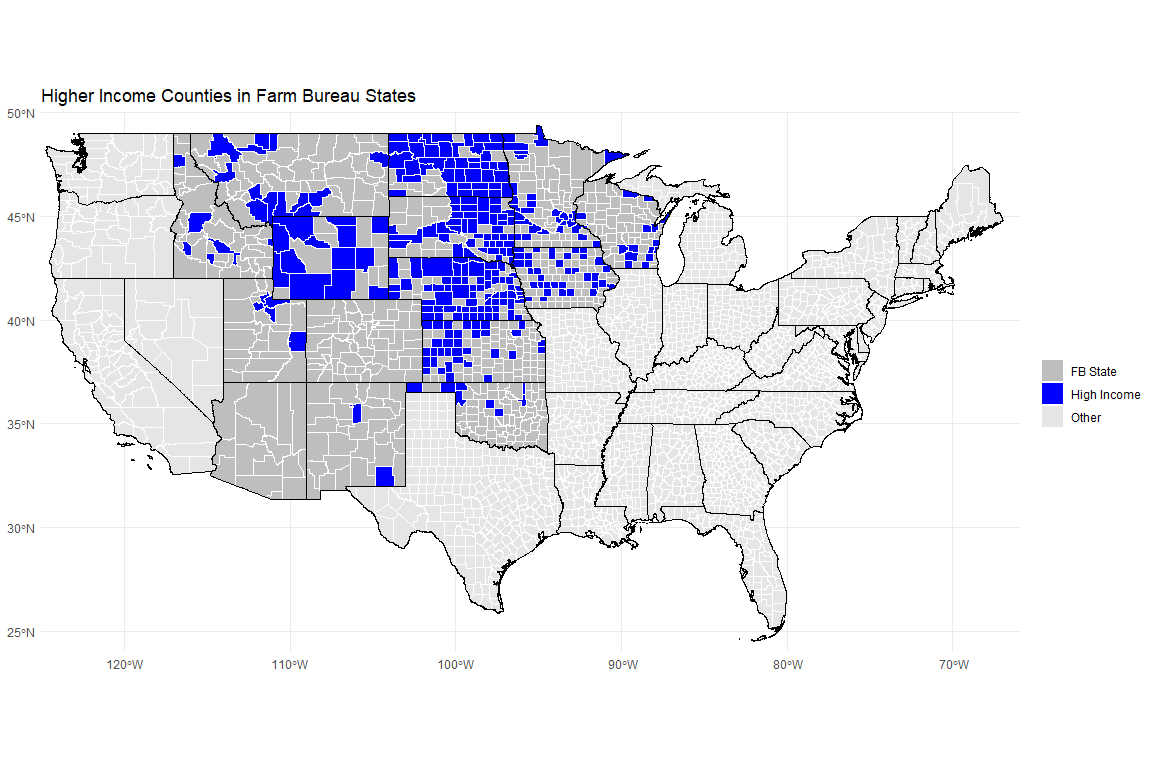

Source code (R):
## FIPS map
library(tigris)
library(dplyr)
library(ggplot2)
library(sf)
library(RColorBrewer)
library(plotly)


# Your list of FIPS codes (example)
target_fips <- read.table("fips.txt", header = TRUE)$FIPS  # Replace with your actual codes
target_states <- c("MN","IA","SD","NE","KS","NM","AZ","UT","ND","WI","OK","WY","MT", "ID","CO")

options(tigris_use_cache = TRUE)
counties_sf <- counties(cb = TRUE, year = 2020, class = "sf")

# Get state shapefiles (for borders)
states_sf <- states(cb = TRUE, year = 2020, class = "sf")

# Exclude Alaska (FIPS state = 02), Hawaii (15), Puerto Rico (72)
counties_sf <- counties_sf %>%
     filter(!STATEFP %in% c("02", "15", "72"))

# Flag selected counties
counties_sf <- counties_sf %>%
     mutate(is_target = ifelse(GEOID %in% target_fips, "High Income", ifelse(STUSPS %in% target_states, "FB State", "Other")))

# Plot
ggplot(counties_sf) +
     geom_sf(aes(fill = is_target), color = "white", size = 0.1) +
     scale_fill_manual(values = c("High Income" = "blue", "FB State" = "gray", "Other" = "gray90")) +
     geom_sf(data = states_sf, fill = NA, color = "black", size = 0.5) +  # State borders
     coord_sf(xlim = c(-125, -66), ylim = c(24, 50), expand = FALSE) +  # Crop to continental US
     theme_minimal() +
     labs(title = "Higher Income Counties in Farm Bureau States",
          fill = "")

library(readxl)
#read data from the excel file on the SixGroupHighIncome tab
d <- read_excel("FBFS_COD_Research.xlsx", sheet = "SixGroupHighIncome")
d <- d %>% 
     select(Year, Sex, `Ten-Year Age Groups Code`, Deaths:MR_2019) %>% 
     filter(!is.na(Year)) %>% 
     mutate(Year = case_when(Year == "2024 (provisional)" ~ 2024,
                             Year == "2025 (provisional and partial)" ~ 2025,
                             TRUE ~ as.numeric(Year)),
            MR_2019 = round(MR_2019,2)) %>% 
     filter(Year <= 2024)
names(d) <- c("year","sex","age","deaths","population","crude_rate","q_2019", "MR")

## chart of crude rates by year, with lines colored by age group and sex in panels
p1 <- ggplot(d, aes(x = year, y = crude_rate, color = age)) +
     geom_line(lwd = 1) +
     facet_wrap(~sex) +
     labs(title = NULL,
          x = "Year",
          y = "Crude Rate") +
     theme_minimal() +
     scale_color_brewer(palette = "PuRd") +
     scale_y_log10() +
     # enlarge and darken the text
     theme(text = element_text(size = 16, color = "black"),
           legend.position = "bottom") +
     labs(color = "Age Group", x = NULL)
ggplotly(p1) %>%
     plotly::layout(legend=list(x=0, y=-0.2,
                                xanchor='left',
                                yanchor='bottom',
                                orientation='h'))

## Same plot but use the mr_2019 column for rate ratios
dk_blues <- brewer.pal(name="Blues",n=9)[4:9]
p2 <- ggplot(d, aes(x = year, y = round(mr_2019, 2), color = age)) +
     geom_line(lwd = 1) +
     facet_wrap(~sex) +
     labs(title = "Mortality Rate Ratios vs. 2019 by Year and Age Group",
          x = "Year",
          y = "Rate Ratio (vs. 2019)") +
     theme_minimal() +
     scale_color_manual(values = dk_blues) +
     # scale_y_log10() +
     # enlarge and darken the text
     theme(text = element_text(size = 16, color = "black"),,
           legend.position = "bottom") +
     labs(color = "Age Group", 
          title = NULL, x = NULL)
ggplotly(p2) %>%
     plotly::layout(legend=list(x=0, y=-0.2,
                                xanchor='left',
                                yanchor='bottom',
                                orientation='h'))

## By cause
c <- read_excel("FBFS_COD_Research.xlsx", sheet = "provisionalData")
names(c) <- c("notes","year","yr","sex","sex_c","ucd_cause", "cause_code", "deaths", "population", "crude_rate", "rate", "q_2019", "MR", "EDR")

c <- c %>%
     filter(yr <= 2024,
            deaths >= 100) %>% 
     select(yr, sex, ucd_cause, cause_code, deaths, rate, q_2019, MR, EDR)

#find which cause codes are in all of the years
causes <- c %>%
     group_by(cause_code) %>%
     filter(n() == 14) %>%
     ungroup() %>%
     select(cause_code) %>%
     distinct()

c <- c %>% filter(cause_code %in% causes$cause_code)

# Plot EDR of each cause by year with sex as panel variable
p3 <- ggplot(c, aes(x = yr, y = EDR, color = ucd_cause)) +
     geom_line(lwd = 1) +
     facet_wrap(~sex) +
     labs(title = "Excess Death Rate by Cause of Death",
          x = "Year",
          y = "Excess Death Rate") +
     theme_minimal() +
     scale_color_brewer(palette = "Set1") +
     #scale_y_log10() +
     # enlarge and darken the text
     theme(text = element_text(size = 16, color = "black"),
           legend.position = "bottom") +
     labs(color = "Cause of Death", x = NULL)
ggplotly(p3)
